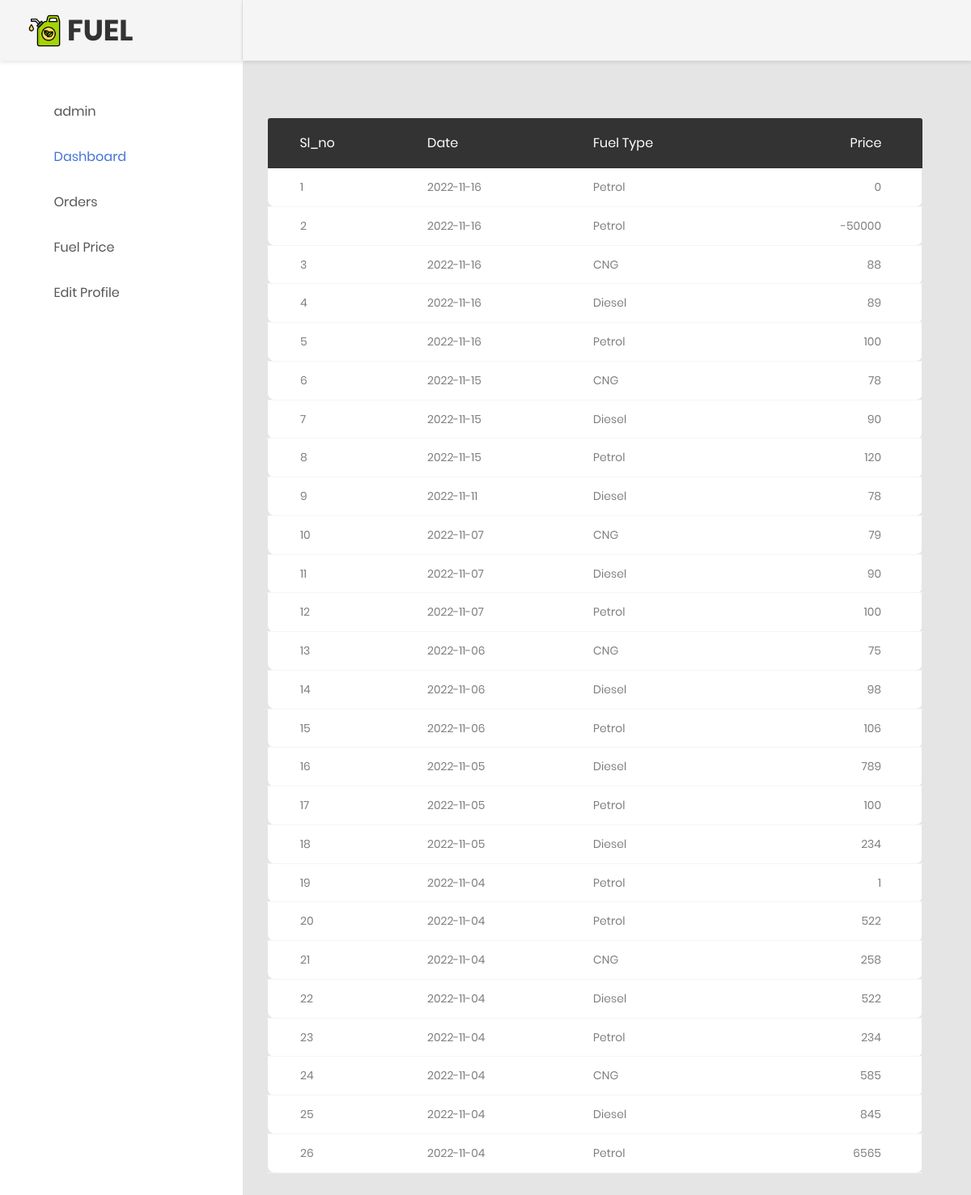
The app's page /fuelstation/fuelview.php (signed in), older data.
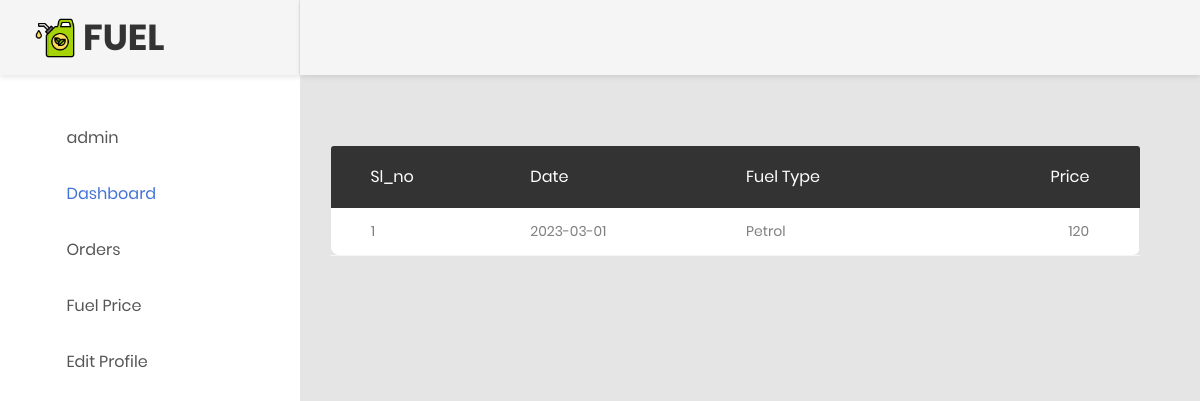
The same page, newer data.
### tables this page shows
CREATE TABLE `fuel` (
  `fid` int(11) NOT NULL,
  `date` date NOT NULL,
  `fuel_type` varchar(12) NOT NULL,
  `price` varchar(11) NOT NULL,
  `stock` int(11) NOT NULL
);

### fuelstation/fuelview.php (the view, shortened to what this page needs)
<?php
include  '../config.php';
$name = $_SESSION['username'];
?>
<!DOCTYPE html>
<html lang="en">
<head>
  <link href="css/font-face.css" rel="stylesheet" media="all">
  <link href="vendor/font-awesome-4.7/css/font-awesome.min.css" rel="stylesheet" media="all">
  <link href="vendor/font-awesome-5/css/fontawesome-all.min.css" rel="stylesheet" media="all">
  <link href="vendor/mdi-font/css/material-design-iconic-font.min.css" rel="stylesheet" media="all">
  <link href="vendor/bootstrap-4.1/bootstrap.min.css" rel="stylesheet" media="all">
  <link rel="stylesheet" href="https://cdn.jsdelivr.net/npm/bootstrap-icons@1.9.1/font/bootstrap-icons.css">
  <link href="vendor/animsition/animsition.min.css" rel="stylesheet" media="all">
  <link href="vendor/bootstrap-progressbar/bootstrap-progressbar-3.3.4.min.css" rel="stylesheet" media="all">
  <link href="vendor/wow/animate.css" rel="stylesheet" media="all">
  <link href="vendor/css-hamburgers/hamburgers.min.css" rel="stylesheet" media="all">
  <link href="vendor/slick/slick.css" rel="stylesheet" media="all">
  <link href="vendor/select2/select2.min.css" rel="stylesheet" media="all">
  <link href="vendor/perfect-scrollbar/perfect-scrollbar.css" rel="stylesheet" media="all">
  <link href="css/theme.css" rel="stylesheet" media="all">
</head>
<body class="animsition">
  <div class="page-wrapper">
    <aside class="menu-sidebar d-none d-lg-block">
      <div class="logo">
        <img src="images/icon/logo.png" alt="" width="40px" height="40px">&ensp;
        <h1>
          FUEL
        </h1>
      </div>
      <div class="menu-sidebar__content js-scrollbar1">
        <nav class="navbar-sidebar">
          <ul class="list-unstyled navbar__list">
          <li class="has-sub">
              <a class="js-arrow" href="#">
                <i class="fas fa-users"></i><?php echo $name; ?></a>
            </li>
            <li class="active has-sub">
              <a class="js-arrow" href="index.php">
                <i class="fas fa-tachometer-alt"></i>Dashboard</a>
            </li>
            <li class="has-sub">
              <a class="js-arrow" href="orders.php">
                <i class="fas fa-users"></i>Orders</a>
            </li>
            <li class="has-sub">
              <a class="js-arrow" href="fuelview.php">
                <i class="fas fa-users"></i>Fuel Price</a>
            </li>
            <li class="has-sub">
              <a class="js-arrow" href="editprofile.php">
                <i class="fas fa-users"></i>Edit Profile</a>
            </li>
          </ul>
        </nav>
      </div>
    </aside>
    <div class="page-container">
      <header class="header-desktop">
      <div class="section__content section__content--p30">
          <div class="container-fluid">
            <div class="header-wrap">
              <div class="header-button">
                <div class="account-wrap">
                </div>
              </div>
            </div>
          </div>
        </div>
      </header>
      <div class="main-content">
        <div class="section__content section__content--p30">
          <div class="container-fluid">
            <div class="row">
            <div class="row m-t-30" style="width: 100%;">
              <div class="col-md-12">
                <table class="table table-borderless table-data3">
                  <thead>
                      <tr>
                          <th>Sl_no</th>
                          <th>Date</th>
                          <th>Fuel Type</th>
                          <th>Price</th>
                      </tr>
                  </thead>
                  <?php
                       $fuel = "SELECT * FROM `fuel` ORDER BY fid DESC";
                      $result = mysqli_query($conn,$fuel);
                      $i = 1;
                      while($row=mysqli_fetch_array($result)){
                  ?>
                  <tbody>
                      <tr>
                          <td><?php echo $i; ?></td>
                          <td><?php echo $row['date']; ?></td>
                          <td><?php echo $row['fuel_type']; ?></td>
                          <td><?php echo $row['price']; ?></td>
                      </tr>
                  </tbody>
                  <?php
                  $i++;}?>
                </table>
              </div>
            </div>
            </div>
            <div class="row m-t-30" style="width: 100%;">
              <div class="col-md-12">
</body>
</html>

Row changes from the older to the newer data that the page shows:
removed fuel: date "2022-11-16", fuel_type "Petrol", price "0"
removed fuel: date "2022-11-16", fuel_type "Petrol", price "-50000"
removed fuel: date "2022-11-16", fuel_type "CNG", price "88"
removed fuel: date "2022-11-16", fuel_type "Diesel", price "89"
removed fuel: date "2022-11-16", fuel_type "Petrol", price "100"
removed fuel: date "2022-11-15", fuel_type "CNG", price "78"
removed fuel: date "2022-11-15", fuel_type "Diesel", price "90"
removed fuel: date "2022-11-15", fuel_type "Petrol", price "120"
removed fuel: date "2022-11-11", fuel_type "Diesel", price "78"
removed fuel: date "2022-11-07", fuel_type "CNG", price "79"
removed fuel: date "2022-11-07", fuel_type "Diesel", price "90"
removed fuel: date "2022-11-07", fuel_type "Petrol", price "100"
removed fuel: date "2022-11-06", fuel_type "CNG", price "75"
removed fuel: date "2022-11-06", fuel_type "Diesel", price "98"
removed fuel: date "2022-11-06", fuel_type "Petrol", price "106"
removed fuel: date "2022-11-05", fuel_type "Diesel", price "789"
removed fuel: date "2022-11-05", fuel_type "Petrol", price "100"
removed fuel: date "2022-11-05", fuel_type "Diesel", price "234"
removed fuel: date "2022-11-04", fuel_type "Petrol", price "1"
removed fuel: date "2022-11-04", fuel_type "Petrol", price "522"
removed fuel: date "2022-11-04", fuel_type "CNG", price "258"
removed fuel: date "2022-11-04", fuel_type "Diesel", price "522"
removed fuel: date "2022-11-04", fuel_type "Petrol", price "234"
removed fuel: date "2022-11-04", fuel_type "CNG", price "585"
removed fuel: date "2022-11-04", fuel_type "Diesel", price "845"
removed fuel: date "2022-11-04", fuel_type "Petrol", price "6565"
added fuel: date "2023-03-01", fuel_type "Petrol", price "120"
